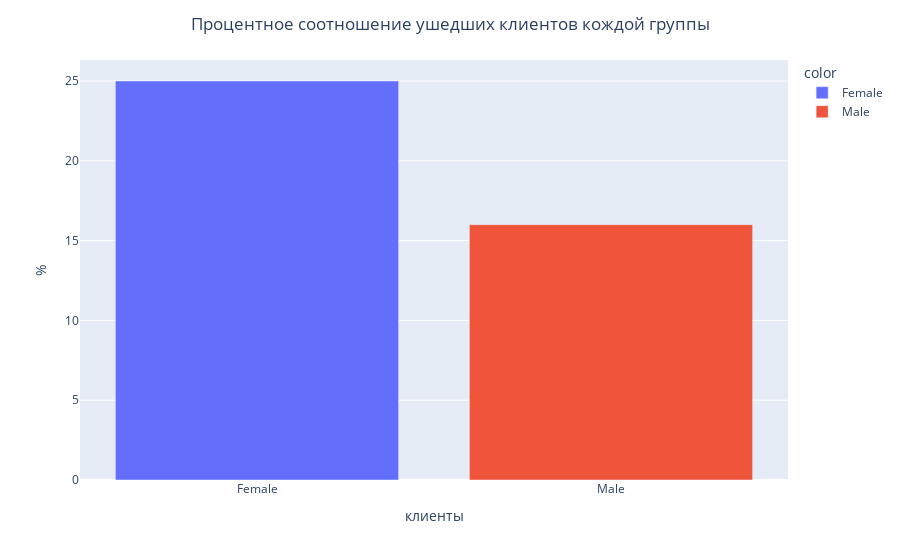

Notebook source saved alongside this figure:
### Markdown cell above
+ ЗАДАНИЯ

9.6. Кто чаще уходит, мужчины или женщины? Постройте график, который иллюстрирует это.

### Code cell
churn_temp=churn_data.copy()
# Группируем ушедших клиентов по половому признаку в % 
grouped_churn=churn_temp.groupby(['Gender'])['Exited'].mean().round(2)*100

# Бар
fig=px.bar(  
    x=grouped_churn.index ,
    y=grouped_churn,
    color=grouped_churn.index,    
    ).update_layout( 
 title={"text": "Процентное соотношение ушедших клиентов кождой группы", "x": 0.5},
 yaxis_title="%",xaxis_title='клиенты'
)
fig.show()

### Figure 1 — Plotly figure (JSON) as saved in the notebook; plotly's stock layout.template omitted (floating-point values rounded to 4 significant figures)
{"data": [{"alignmentgroup": "True", "hovertemplate": "color=Female<br>x=%{x}<br>y=%{y}<extra></extra>", "legendgroup": "Female", "marker": {"color": "#636efa", "pattern": {"shape": ""}}, "name": "Female", "offsetgroup": "Female", "orientation": "v", "showlegend": true, "textposition": "auto", "type": "bar", "x": ["Female"], "xaxis": "x", "y": [25], "yaxis": "y"}, {"alignmentgroup": "True", "hovertemplate": "color=Male<br>x=%{x}<br>y=%{y}<extra></extra>", "legendgroup": "Male", "marker": {"color": "#EF553B", "pattern": {"shape": ""}}, "name": "Male", "offsetgroup": "Male", "orientation": "v", "showlegend": true, "textposition": "auto", "type": "bar", "x": ["Male"], "xaxis": "x", "y": [16], "yaxis": "y"}], "layout": {"barmode": "relative", "legend": {"title": {"text": "color"}, "tracegroupgap": 0}, "margin": {"t": 60}, "title": {"text": "Процентное соотношение ушедших клиентов кождой группы", "x": 0.5}, "xaxis": {"anchor": "y", "domain": [0, 1], "title": {"text": "клиенты"}}, "yaxis": {"anchor": "x", "domain": [0, 1], "title": {"text": "%"}}}}
